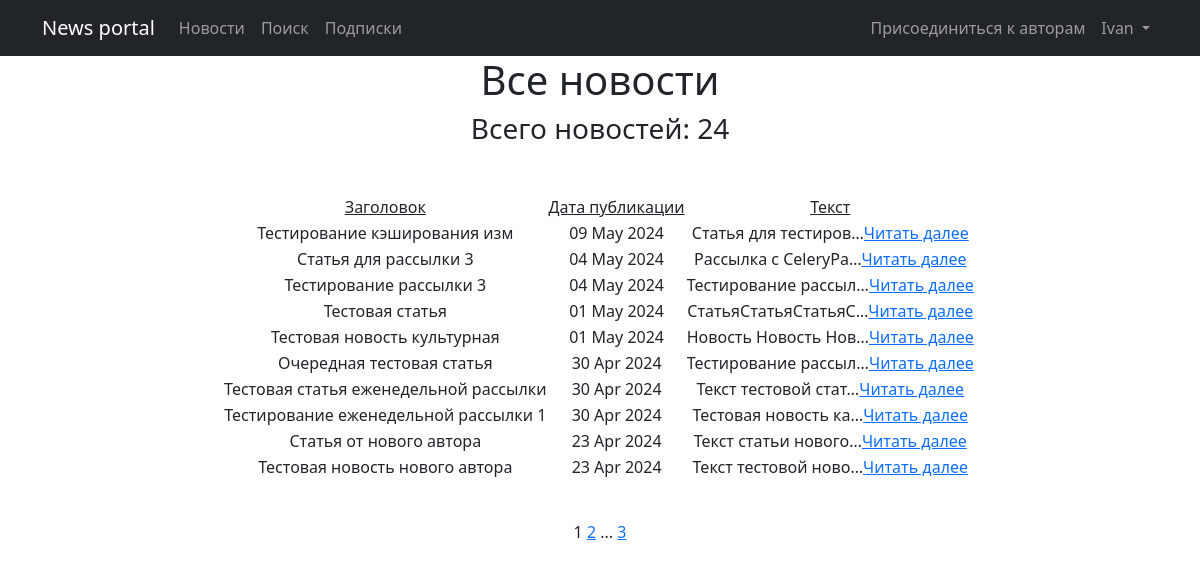
The app's page / (signed in) with its own data.
### NewsPortal/models.py (models this page shows, shortened)
class Post(models.Model):
    author = models.ForeignKey(Author, on_delete=models.CASCADE)
    categoryType = models.CharField(max_length=2, choices=CATEGORY_CHOICES, default=NEWS)
    dateCreation = models.DateTimeField(auto_now_add=True)
    postCategory = models.ManyToManyField(Category, through='PostCategory')
    title = models.CharField(max_length=128)
    text = models.TextField()
    rating = models.SmallIntegerField(default=0)

### NewsPortal/views.py (the view)
# urls.py: path('', cache_page(60)(PostList.as_view()), name='post_list'),
class PostList(ListView):
    model = Post
    ordering = '-dateCreation'
    template_name = 'news.html'
    context_object_name = 'posts'
    paginate_by = 10
    def get_context_data(self, **kwargs):
        context = super().get_context_data(**kwargs)
        context['is_author'] = self.request.user.groups.filter(name='authors').exists()
        return context

### NewsPortal/templatetags/custom_filters.py (called while the page is built)
@register.filter()
def censor(value):
    for word in censor_list:
        value = value.replace(word[1:], '*' * len(word[1:]))
    return value

### NewsPortal/templatetags/custom_tags.py (called while the page is built)
@register.simple_tag(takes_context=True)
def url_replace(context, **kwargs):
    d = context['request'].GET.copy()
    for k, v in kwargs.items():
        d[k] = v
    return d.urlencode()

### templates/news.html (shortened to what this page needs)
{% extends 'flatpages/default.html' %}
{% load custom_filters %}
{% load custom_tags %}
{% block content %}
<h1>Все новости</h1>
<h3>Всего новостей: {{ page_obj.paginator.count }}</h3>
<p>&nbsp;</p>
    {% if posts %}
        <table style="margin-left: auto; margin-right: auto;">
            <tr>
                <td><span style="text-decoration: underline;">Заголовок</span></td>
                <td><span style="text-decoration: underline;">Дата публикации</span></td>
                <td><span style="text-decoration: underline;">Текст</span></td>
            </tr>
            {% for post in posts %}
            <tr>
                <td>{{ post.title|censor }}</td>
                <td>{{ post.dateCreation|date:'d M Y' }}</td>
                <td>{{ post.text|truncatechars:20|censor }}<a href="{% url 'post_detail' pk=post.id %}">Читать далее</a></td>
                <td>
                </td>
            </tr>
            {% endfor %}
        </table>
    {% else %}
       <h2>Новостей нет!</h2>
    {% endif %}
    <p>&nbsp;</p>
    {{ page_obj.number }}
    {% if page_obj.has_next %}
        <a href="?{% url_replace page=page_obj.next_page_number %}">{{ page_obj.next_page_number }}</a>
        {% if paginator.num_pages != page_obj.next_page_number %}
            ...
            <a href="?{% url_replace page=page_obj.paginator.num_pages %}">{{ page_obj.paginator.num_pages }}</a>
        {% endif %}
    {% endif %}
{% endblock content %}

### templates/flatpages/default.html (shortened to what this page needs)
<!DOCTYPE html>
<html lang="en">
    <head>
        {% load static %}
        <link href="{% static 'css/styles.css' %}" rel="stylesheet" />
    </head>
    <body>
        <nav class="navbar navbar-expand-lg navbar-dark bg-dark static-top">
            <div class="container">
                <a class="navbar-brand" href="#">News portal</a>
                <div class="collapse navbar-collapse" id="navbarResponsive">
                    <ul class="navbar-nav ml-auto">
                        <li class="nav-item">
                            <a class="nav-link" href="/">Новости</a>
                        </li>
                        <li class="nav-item">
                            <a class="nav-link" href="/posts/search/">Поиск</a>
                        </li>
                        {% if user.is_authenticated %}
                        <li class="nav-item">
                            <a class="nav-link" href="/subscriptions/">Подписки</a>
                        </li>
                        {% endif %}
                    </ul>
                    <ul class="navbar-nav ms-auto">
                        <li class="nav-item">
                            {% if user.is_authenticated %}
                                {% if not is_author %}
                                <a class="nav-link" href="{% url 'user_promotion' %}">Присоединиться к авторам</a>
                                {% endif %}
                            {% endif %}
                        </li>
                        <li class="nav-item dropdown">
                            <a class="nav-link dropdown-toggle" id="navbarDropdown" href="#" role="button" data-bs-toggle="dropdown" aria-expanded="false">
                                {% if user.is_authenticated %}
                                {{ user.username }}
                                {% else %}
                                Авторизация
                                {% endif %}
                            </a>
                        </li>
                    </ul>
                </div>
            </div>
        </nav>
        <div class="container">
            <div class="row">
                <div class="col-lg-12 text-center">
                    {% block content %}{% endblock content %}
                </div>
            </div>
        </div>
    </body>
</html>

### records on screen
Post: title|censor "Тестирование кэширования изм", dateCreation "09 May 2024", text|censor "Статья для тестиров…"
Post: title|censor "Статья для рассылки 3", dateCreation "04 May 2024", text|censor "Рассылка с CeleryРа…"
Post: title|censor "Тестирование рассылки 3", dateCreation "04 May 2024", text|censor "Тестирование рассыл…"
Post: title|censor "Тестовая статья", dateCreation "01 May 2024", text|censor "СтатьяСтатьяСтатьяС…"
Post: title|censor "Тестовая новость культурная", dateCreation "01 May 2024", text|censor "Новость Новость Нов…"
Post: title|censor "Очередная тестовая статья", dateCreation "30 Apr 2024", text|censor "Тестирование рассыл…"
Post: title|censor "Тестовая статья еженедельной рассылки", dateCreation "30 Apr 2024", text|censor "Текст тестовой стат…"
Post: title|censor "Тестирование еженедельной рассылки 1", dateCreation "30 Apr 2024", text|censor "Тестовая новость ка…"
Post: title|censor "Статья от нового автора", dateCreation "23 Apr 2024", text|censor "Текст статьи нового…"
Post: title|censor "Тестовая новость нового автора", dateCreation "23 Apr 2024", text|censor "Текст тестовой ново…"

### other values on screen
{{ user.username }} "Ivan"
{{ page_obj.paginator.count }} "24"
{{ page_obj.number }} "1"
{{ page_obj.next_page_number }} "2"
{{ page_obj.paginator.num_pages }} "3"
